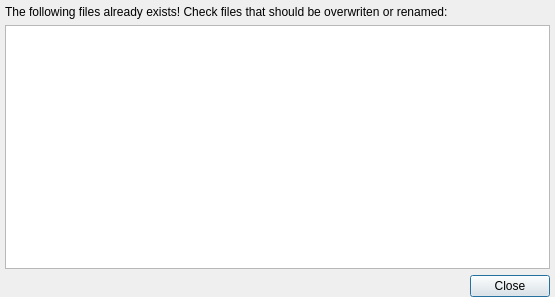
<?xml version="1.0" encoding="UTF-8"?>
<ui version="4.0">
 <class>OverwriteFilesDialog</class>
 <widget class="QDialog" name="OverwriteFilesDialog">
  <property name="geometry">
   <rect>
    <x>0</x>
    <y>0</y>
    <width>555</width>
    <height>297</height>
   </rect>
  </property>
  <property name="windowTitle">
   <string>Dialog</string>
  </property>
  <layout class="QVBoxLayout">
   <property name="leftMargin">
    <number>5</number>
   </property>
   <property name="topMargin">
    <number>5</number>
   </property>
   <property name="rightMargin">
    <number>5</number>
   </property>
   <property name="bottomMargin">
    <number>0</number>
   </property>
   <item>
    <widget class="QLabel" name="label">
     <property name="text">
      <string>The following files already exists! Check files that should be overwriten or renamed:</string>
     </property>
    </widget>
   </item>
   <item>
    <widget class="QListWidget" name="m_fileList">
     <property name="showDropIndicator" stdset="0">
      <bool>false</bool>
     </property>
     <property name="alternatingRowColors">
      <bool>true</bool>
     </property>
     <property name="selectionMode">
      <enum>QAbstractItemView::ExtendedSelection</enum>
     </property>
     <property name="spacing">
      <number>1</number>
     </property>
     <property name="selectionRectVisible">
      <bool>true</bool>
     </property>
    </widget>
   </item>
   <item>
    <widget class="QDialogButtonBox" name="m_buttonBox">
     <property name="sizePolicy">
      <sizepolicy hsizetype="Expanding" vsizetype="Fixed">
       <horstretch>0</horstretch>
       <verstretch>0</verstretch>
      </sizepolicy>
     </property>
     <property name="orientation">
      <enum>Qt::Horizontal</enum>
     </property>
     <property name="standardButtons">
      <set>QDialogButtonBox::Close</set>
     </property>
    </widget>
   </item>
  </layout>
 </widget>
 <resources/>
 <connections>
  <connection>
   <sender>m_buttonBox</sender>
   <signal>rejected()</signal>
   <receiver>OverwriteFilesDialog</receiver>
   <slot>reject()</slot>
   <hints>
    <hint type="sourcelabel">
     <x>199</x>
     <y>278</y>
    </hint>
    <hint type="destinationlabel">
     <x>199</x>
     <y>149</y>
    </hint>
   </hints>
  </connection>
  <connection>
   <sender>m_buttonBox</sender>
   <signal>accepted()</signal>
   <receiver>OverwriteFilesDialog</receiver>
   <slot>accept()</slot>
   <hints>
    <hint type="sourcelabel">
     <x>199</x>
     <y>278</y>
    </hint>
    <hint type="destinationlabel">
     <x>199</x>
     <y>149</y>
    </hint>
   </hints>
  </connection>
 </connections>
</ui>
